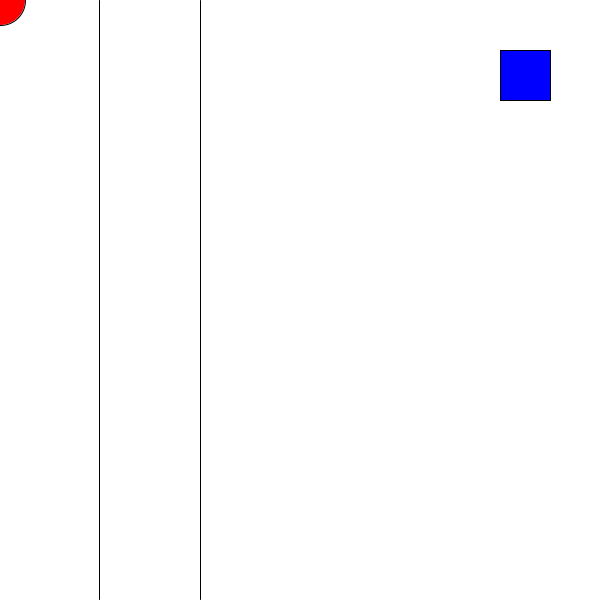
Frame 1 (no input)
Frame 60 (the mouse pressed at the canvas centre just before this capture): identical to frame 1, image omitted
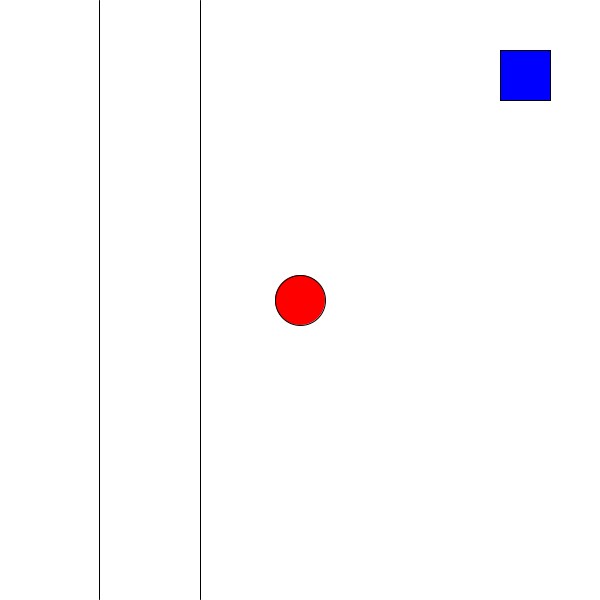
Frame 120 (the mouse held since frame 60 and released just before this capture)

The Processing sketch that drew these frames (run headless with seeded random() and noise(); from frame 60 on, the mouse is pressed at the canvas centre):

// Processing sketch: processing_150167
// ── processing_150167.pde

void setup(){
    size(600,600);
}
void draw(){
    background(255);
    fill(255,0,0);
    line(99,0,99,height-1);
    line(200,0,200,height-1);
    ellipse(mouseX,mouseY,50,50);
    fill(0,0,255);
    rect(width-100,50,50,50);
}
    
